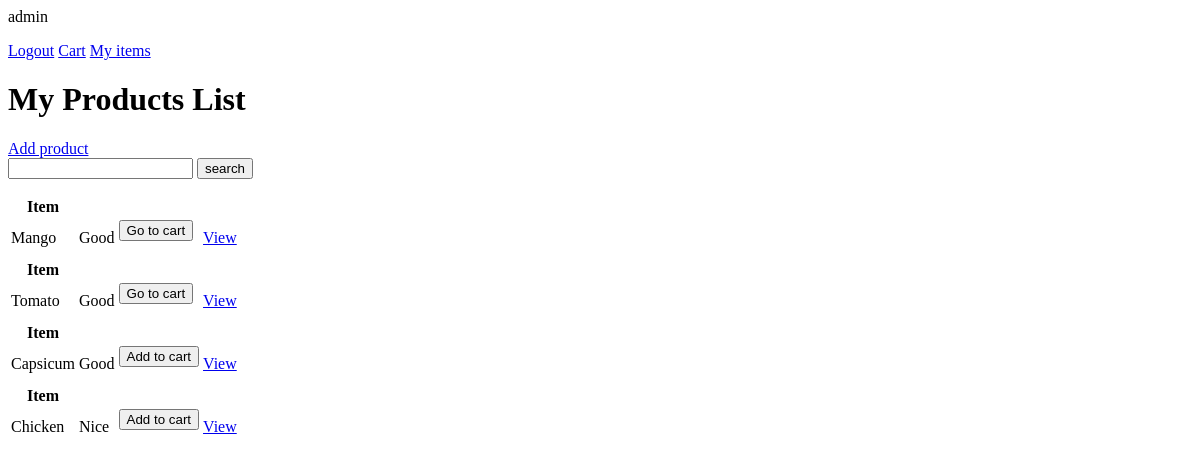
The app's page / (signed in), older data.
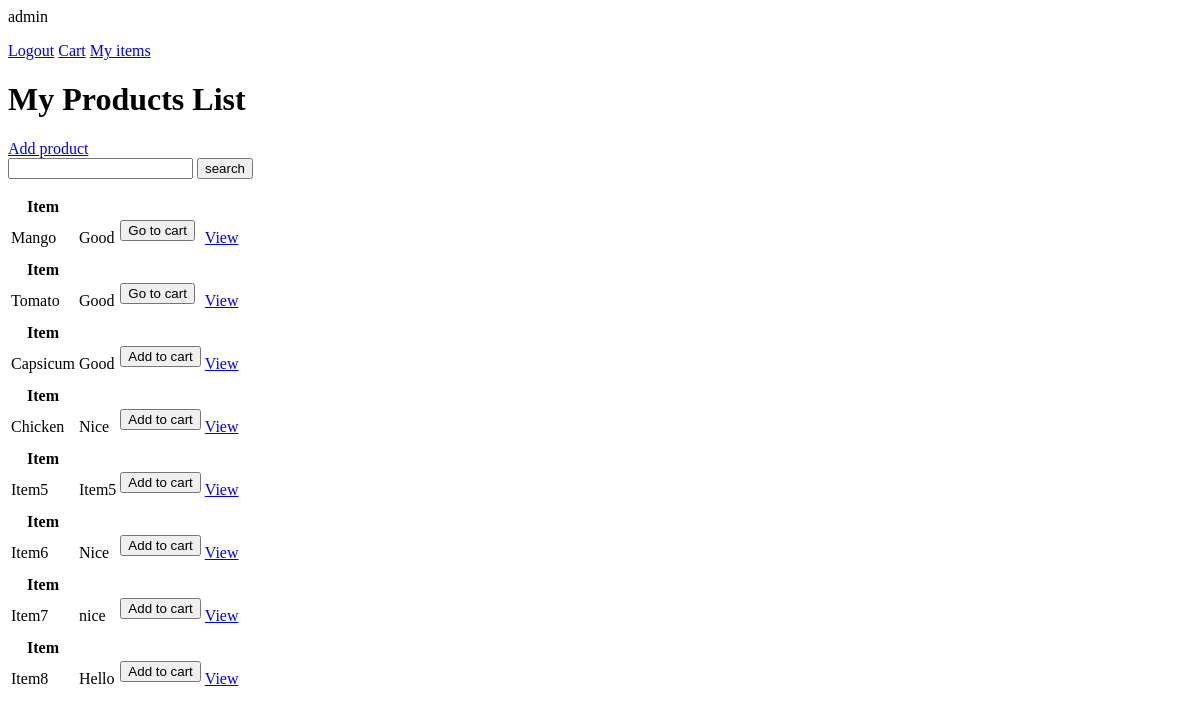
The same page, newer data.
### Base/models/product.py (models this page shows, shortened)
class Product(models.Model):
    title = models.CharField(max_length=250)
    description = models.TextField(max_length=250, blank=True, null=True)
    image = models.ImageField(upload_to='uploads/products/')
    price = models.IntegerField(default=0)
    created = models.DateTimeField(auto_now_add=True)
    category = models.ForeignKey(Categorie, on_delete=models.CASCADE, default=1)
    quantity = models.IntegerField(default=1)
    user = models.ForeignKey(User, on_delete=models.CASCADE, blank=True, null=True)
    class Meta:
        ordering = ['created']

### Base/views/productlist.py (the view)
# urls.py: path('',ProductList.as_view(),name='products'),
class ProductList(LoginRequiredMixin, ListView):
    model = Product
    context_object_name = 'products'
    template_name = 'base/product_list.html'
    def get_context_data(self, **kwargs):
        context = super().get_context_data(**kwargs)
        context['count'] = context['products'].count()
        search_input = self.request.GET.get('search-area') or ''
        if search_input:
            context['products'] = context['products'].filter(title__startswith=search_input)
        context['search_input'] = search_input
        return context

### Base/templatetags/isordered.py (called while the page is built)
@register.simple_tag
def is_ordered(request, product):
    try:
        cart_item = CartItem.objects.get(product=product.id, user=request.user)
    except:
        return None
    return cart_item.ordered

### Base/templates/Base/product_list.html (shortened to what this page needs)
{% load isordered %}
{% if request.user.is_authenticated %}
<p>{{request.user}}</p>
<a href="{%url 'logout'%}">Logout</a>
{% else %}
<a href="{%url 'login' %}">Login</a>
{% endif %}
<a href="{%url 'cart_items' request.user.id %}">Cart</a>
<a href="{% url 'all_user_products' user.id %}"> My items</a>
<h1>My Products List</h1>
<a href="{% url 'product_create'%}"> Add product</a>
<form method="GET">
<input type="text" name="search-area" value="{{search_input}}">
<input type="submit" value="search"></form>
<table>
{% for product in products  %}
<tr>
      <th>Item</th>
      <th></th>
</tr>
<tr>
      <td>{{product.title}}</td>
      <td>{{product.description}}</td>
      {% is_ordered request product as boolean %}
      {% if not boolean %}
            <td><form action="{%url 'create_item' product.id %}" method="POST">
            <input type="submit" value="Add to cart">
            </form></td>
      {% else %}
            <td><form action="{%url 'update_item' product.id %}">
            <input type="submit" value="Go to cart">
            </form></td>
      {% endif %}
     <td><a href="{%url 'product' product.id%}">View</a></td>
</tr>
{%empty%}
<h3> No Items are present</h3>
{% endfor %}
</table>

Row changes from the older to the newer data that the page shows:
added Product: title "Item5", description "Item5"
added Product: title "Item6", description "Nice"
added Product: title "Item7", description "nice"
added Product: title "Item8", description "Hello"
